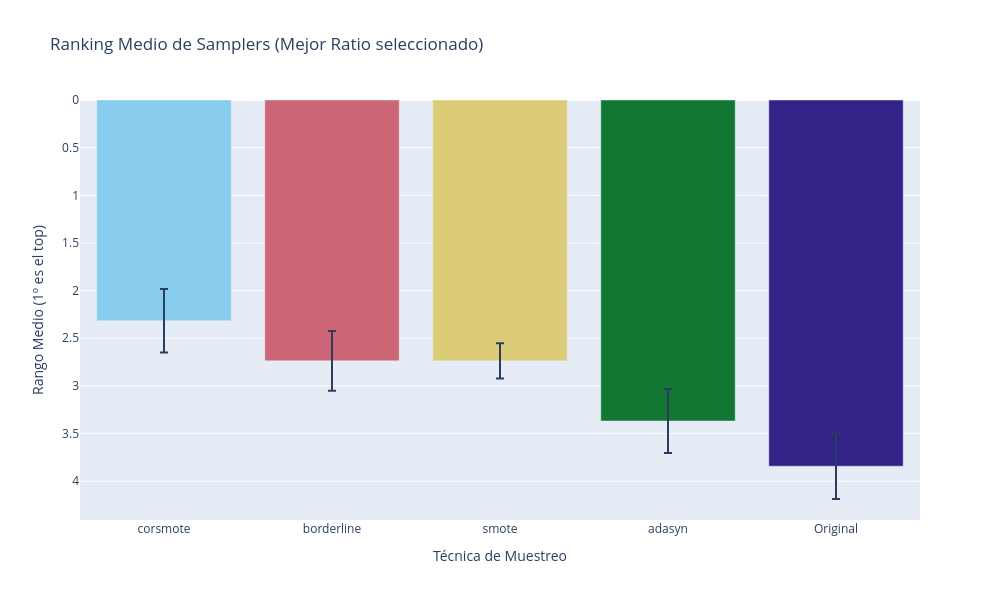

Write notebook code for a chart like this one.
### Code cell
import pandas as pd
import plotly.express as px

# 1. PASO CRUCIAL: Seleccionar el mejor ratio para cada sampler en cada dataset/modelo
# Primero promediamos las 30 semillas para cada combinación
df_seeds_mean = df.groupby(['dataset', 'Model', 'sampler', 'ratio'])['F1'].mean().reset_index()

# Ahora buscamos cuál es el ratio que dio el F1 más alto para cada Sampler/Dataset/Modelo
idx_best_ratio = df_seeds_mean.groupby(['dataset', 'Model', 'sampler'])['F1'].idxmax()
df_best_configs = df_seeds_mean.loc[idx_best_ratio].reset_index(drop=True)

# 2. PROMEDIO ENTRE MODELOS (RF, XGB, LGBM)
# Para tener un único valor por Sampler y Dataset
df_agg = df_best_configs.groupby(['dataset', 'sampler'])['F1'].mean().reset_index()

# 3. CÁLCULO DEL RANKING POR DATASET
# (El rango 1 es para el F1 más alto)
df_agg['rank'] = df_agg.groupby('dataset')['F1'].rank(method='min', ascending=False)

# 4. AGREGACIÓN PARA EL GRÁFICO (Rango medio global)
df_plot = df_agg.groupby('sampler')['rank'].agg(['mean', 'sem']).reset_index()
df_plot = df_plot.sort_values('mean')

# --- VISUALIZACIÓN ---
fig = px.bar(
    df_plot,
    x='sampler',
    y='mean',
    error_y='sem',
    color='sampler',
    title="Ranking Medio de Samplers (Mejor Ratio seleccionado)",
    labels={'mean': 'Rango Medio (Menor es mejor)', 'sampler': 'Técnica de Muestreo'},
    color_discrete_sequence=px.colors.qualitative.Safe
)

fig.update_layout(
    yaxis=dict(autorange="reversed", title="Rango Medio (1º es el top)"),
    width=1000, height=600,
    showlegend=False
)

fig.show()

# --- PRINT DE RESULTADOS DETALLADOS ---
print("\n" + "="*50)
print("RANKING BASADO EN EL MEJOR RATIO PROMEDIO (30 SEMILLAS)")
print("="*50)

df_ranking_detail = df_agg.sort_values(['dataset', 'rank'])

for dataset in df_ranking_detail['dataset'].unique():
    print(f"\n📊 Dataset: {dataset}")
    subset = df_ranking_detail[df_ranking_detail['dataset'] == dataset]
    
    # Recuperamos qué ratio fue el ganador para informar en el print
    for _, row in subset.iterrows():
        # Buscamos el ratio que usamos (promediando entre los 3 modelos para ese sampler)
        ratio_info = df_best_configs[
            (df_best_configs['dataset'] == dataset) & 
            (df_best_configs['sampler'] == row['sampler'])
        ]['ratio'].unique()
        
        ratios_str = "/".join(map(str, ratio_info))
        print(f"  {int(row['rank'])}º - {row['sampler']:<15} | F1 Medio: {row['F1']:.4f} (Ratios usados: {ratios_str})")

### Figure 1 — Plotly figure (JSON) as saved in the notebook; plotly's stock layout.template omitted (floating-point values rounded to 4 significant figures)
{"data": [{"error_y": {"array": [0.3338]}, "hovertemplate": "Técnica de Muestreo=%{x}<br>Rango Medio (Menor es mejor)=%{y}<extra></extra>", "legendgroup": "corsmote", "marker": {"color": "rgb(136, 204, 238)", "pattern": {"shape": ""}}, "name": "corsmote", "orientation": "v", "showlegend": true, "textposition": "auto", "type": "bar", "x": ["corsmote"], "xaxis": "x", "y": [2.316], "yaxis": "y"}, {"error_y": {"array": [0.3138]}, "hovertemplate": "Técnica de Muestreo=%{x}<br>Rango Medio (Menor es mejor)=%{y}<extra></extra>", "legendgroup": "borderline", "marker": {"color": "rgb(204, 102, 119)", "pattern": {"shape": ""}}, "name": "borderline", "orientation": "v", "showlegend": true, "textposition": "auto", "type": "bar", "x": ["borderline"], "xaxis": "x", "y": [2.737], "yaxis": "y"}, {"error_y": {"array": [0.1848]}, "hovertemplate": "Técnica de Muestreo=%{x}<br>Rango Medio (Menor es mejor)=%{y}<extra></extra>", "legendgroup": "smote", "marker": {"color": "rgb(221, 204, 119)", "pattern": {"shape": ""}}, "name": "smote", "orientation": "v", "showlegend": true, "textposition": "auto", "type": "bar", "x": ["smote"], "xaxis": "x", "y": [2.737], "yaxis": "y"}, {"error_y": {"array": [0.3352]}, "hovertemplate": "Técnica de Muestreo=%{x}<br>Rango Medio (Menor es mejor)=%{y}<extra></extra>", "legendgroup": "adasyn", "marker": {"color": "rgb(17, 119, 51)", "pattern": {"shape": ""}}, "name": "adasyn", "orientation": "v", "showlegend": true, "textposition": "auto", "type": "bar", "x": ["adasyn"], "xaxis": "x", "y": [3.368], "yaxis": "y"}, {"error_y": {"array": [0.3442]}, "hovertemplate": "Técnica de Muestreo=%{x}<br>Rango Medio (Menor es mejor)=%{y}<extra></extra>", "legendgroup": "Original", "marker": {"color": "rgb(51, 34, 136)", "pattern": {"shape": ""}}, "name": "Original", "orientation": "v", "showlegend": true, "textposition": "auto", "type": "bar", "x": ["Original"], "xaxis": "x", "y": [3.842], "yaxis": "y"}], "layout": {"barmode": "relative", "height": 600, "legend": {"title": {"text": "Técnica de Muestreo"}, "tracegroupgap": 0}, "showlegend": false, "title": {"text": "Ranking Medio de Samplers (Mejor Ratio seleccionado)"}, "width": 1000, "xaxis": {"anchor": "y", "categoryarray": ["corsmote", "borderline", "smote", "adasyn", "Original"], "categoryorder": "array", "domain": [0, 1], "title": {"text": "Técnica de Muestreo"}}, "yaxis": {"anchor": "x", "autorange": "reversed", "domain": [0, 1], "title": {"text": "Rango Medio (1º es el top)"}}}}
